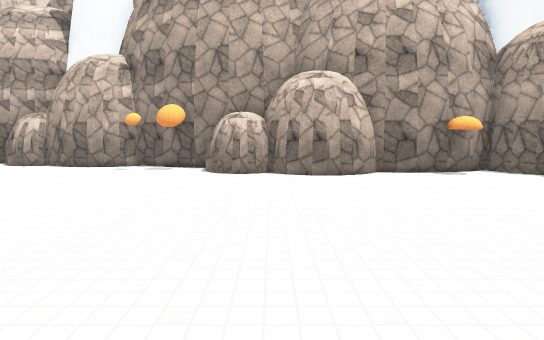
[1] (above)

12 first-person views from a walk through a 3-D level made in the Unity game engine. The camera is 1.4 m above the floor, tilts 6° down and sees 75° across. The floor is counted in squares, 2 m on a side. Each view is taken from the middle of a square. On the plan, view 1 faces up. The plan holds only what a view shows up to about 11 squares ahead; the rest is blank. The place goes on beyond the plan. The player is left out. Some animated figures are not drawn. Surface patterns are stand-ins for the level's own textures.

[2]
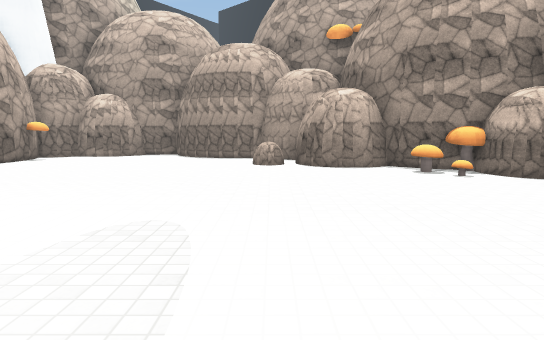

[3]
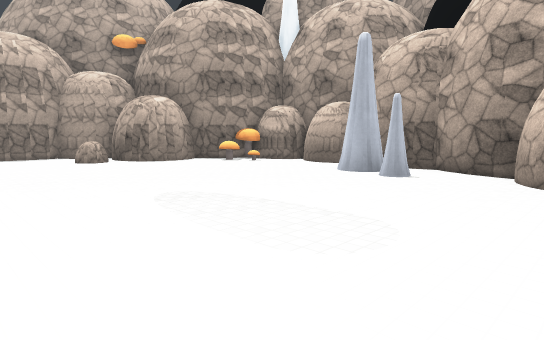

[4]
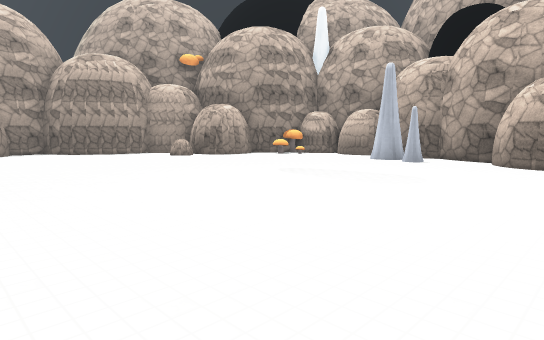

[5]
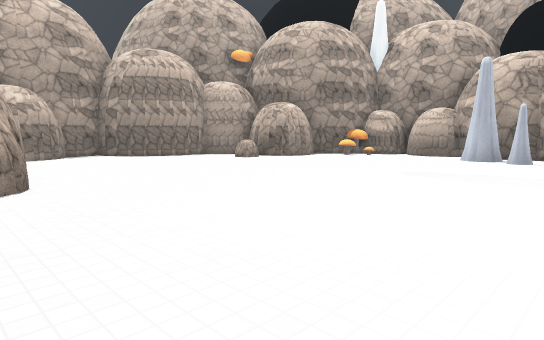

[6]
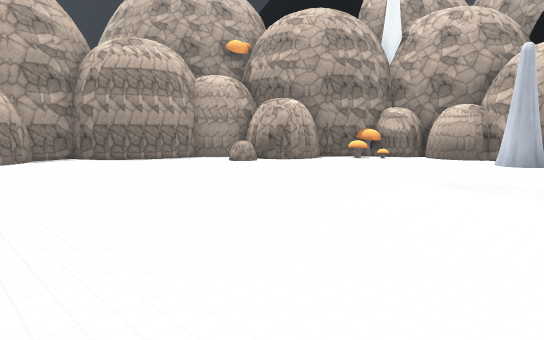

[7]
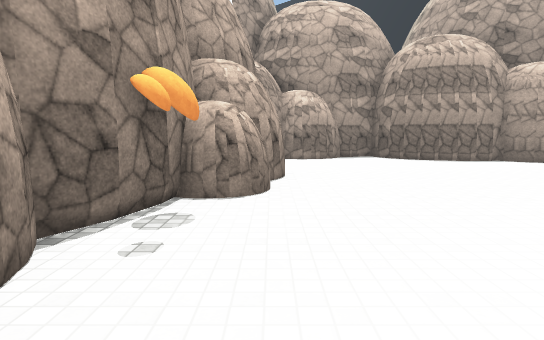

[8]
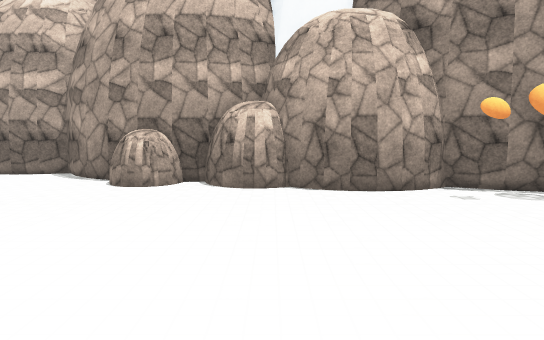

[9]
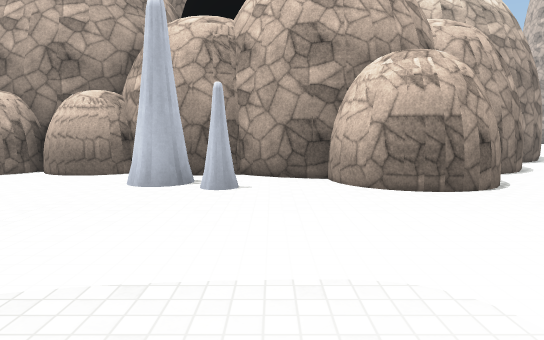

[10]
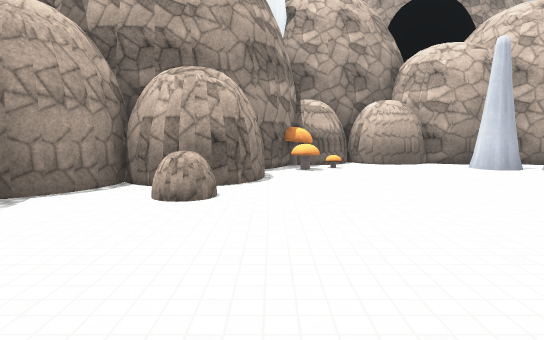

[11]
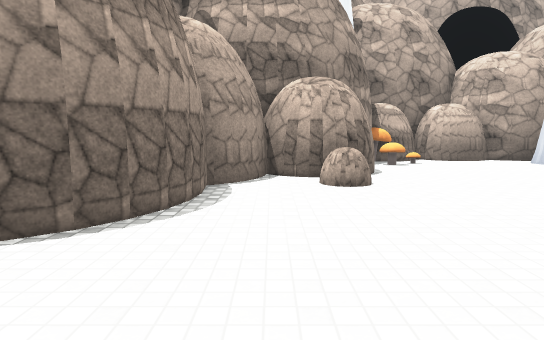

[12]
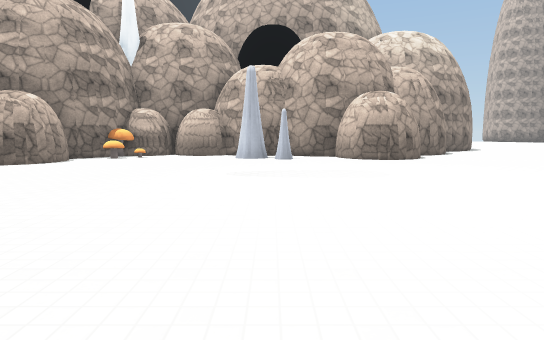

### Floor plan
Points are (right, up) in squares from view 1. A wall is a line through its corners. A room is listed if a view was taken in it or the views show most of it. See-through windows are left out.
Room 1 (views 1, 2, 3, 4, 5, 6, 7, 8, 9, 10, 11, 12)
walls: (-1.8, 7) (-2.7, 7.5); (-1.5, 7) (-2.3, 7.2); (0.8, -3.1) (1.3, -2.5); (3.8, 0.8) (3.8, 1.6) (4.5, 2.8) (5.4, 3.1) (5.3, 3.7); (3.8, 0.5) (3.8, 1.2) (4, 2) (4.7, 2.8); (0.5, -3.7) (0.9, -3); (4.3, 2.4) (4.9, 2.9); (-5.2, -3.5) (-4.6, -3.8); (4.4, 2.6) (5.2, 3); (-5.7, -3.4) (-4.9, -3.6) (-4.4, -4); (-5.8, 8) (-6.5, 8); (3.7, 6.4) (3.1, 6.2); (5.3, 3.6) (5.2, 4.1); (4, 6.6) (3.4, 6.3) (2.5, 6.2)
objects: rock (-8, -3) to (-6, -2); rock (-7, 8); rock (-5, 8); rock (-4, -4); cone (-4, -3); rock (-4, 8) to (-3, 8); rock (-3, -7) to (-2, -6); rock (-3, -5) to (-1, -4); cone (-3, -3); rock (-1, -5) to (0, -4); rock (-1, 6) to (0, 7); rock (1, -2) to (3, -1); rock (1, 6) to (2, 8); rock (2, 0); rock (4, -2) to (5, 0); rock (5, 5) to (6, 6); rock (5, 7)

Where each view was taken, in squares from view 1:
view 1: 0 up, 0 right, facing up
view 2: 0 up, 6 left, facing right
view 3: 3 up, 7 left, facing down-right
view 4: 6 up, 8 left, facing down-right
view 5: 7 up, 6 left, facing down-right
view 6: 6 up, 5 left, facing down-right
view 7: 6 up, 5 left, facing right
view 8: 3 up, 5 left, facing up
view 9: 2 up, 5 left, facing down
view 10: 4 up, 1 right, facing down
view 11: 5 up, 3 right, facing down
view 12: 7 up, 4 left, facing down
